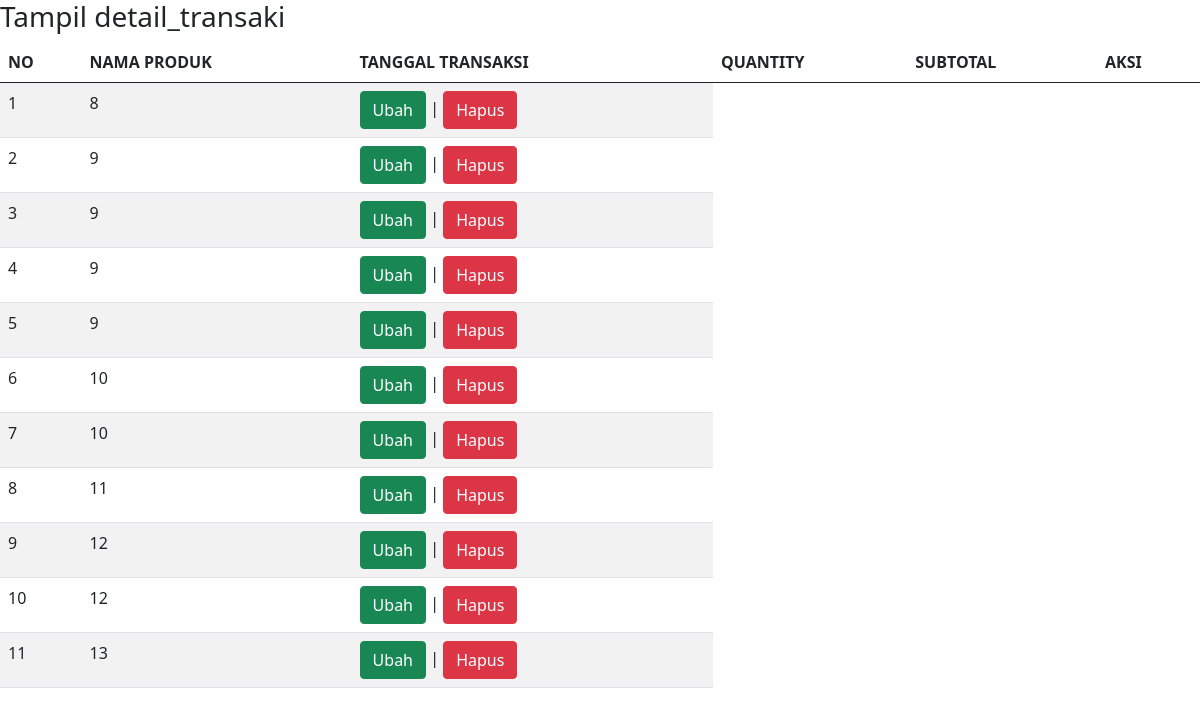
Screenshot of /toko_online_final/tampil_detail_transaksi.php with the database file from the repository.
### tables this page shows
CREATE TABLE `detail_transaksi` (
  `id_detail_transaksi` int(11) NOT NULL,
  `id_transaksi` int(11) NOT NULL,
  `id_produk` int(11) NOT NULL,
  `qty` int(11) NOT NULL,
  `subtotal` int(11) NOT NULL
);

### toko_online_final/tampil_detail_transaksi.php (the view, shortened to what this page needs)
<!DOCTYPE html>
<html>
<head>
    <link href="https://cdn.jsdelivr.net/npm/bootstrap@5.0.1/dist/css/bootstrap.min.css" rel="stylesheet">
</head>
<body>
    <h3>Tampil detail_transaki</h3>
    <table class="table table-hover table-striped">
        <thead>
            <tr>
                <th>NO</th>
                <th>NAMA PRODUK</th>
                <th>TANGGAL TRANSAKSI</th>
                <th>QUANTITY</th>
                <th>SUBTOTAL</th>
                <th>AKSI</th>
            </tr>
        </thead>
        <tbody>
            <?php
            include "koneksi.php";
            $qry_detail_transaki=mysqli_query($conn,"SELECT * FROM detail_transaksi");
            $no=0;
            while($data_detail_transaki=mysqli_fetch_array($qry_detail_transaki)){
            $no++;?>
        <tr>
            <td><?=$no?></td>
            <td><?=$data_detail_transaki['id_transaksi']?></td>
            <td>
                <a href="ubah_detail_transaki.php?id_detail_transaki=<?=$data_detail_transaki['id_detail_transaki']?>" class="btn btn-success">Ubah</a>
                | <a href="hapus_detail_transaki.php?id_detail_transaki=<?=$data_detail_transaki['id_detail_transaki']?>" onclick="return confirm('Apakah anda yakin menghapus data ini?')" class="btn btn-danger">Hapus</a>
            </td>
        </tr>
            <?php
            }
            ?>
        </tbody>
    </table>
</body>
</html>

### rows the page displays
detail_transaksi: id_transaksi "8"
detail_transaksi: id_transaksi "9"
detail_transaksi: id_transaksi "9"
detail_transaksi: id_transaksi "9"
detail_transaksi: id_transaksi "9"
detail_transaksi: id_transaksi "10"
detail_transaksi: id_transaksi "10"
detail_transaksi: id_transaksi "11"
detail_transaksi: id_transaksi "12"
detail_transaksi: id_transaksi "12"
detail_transaksi: id_transaksi "13"
